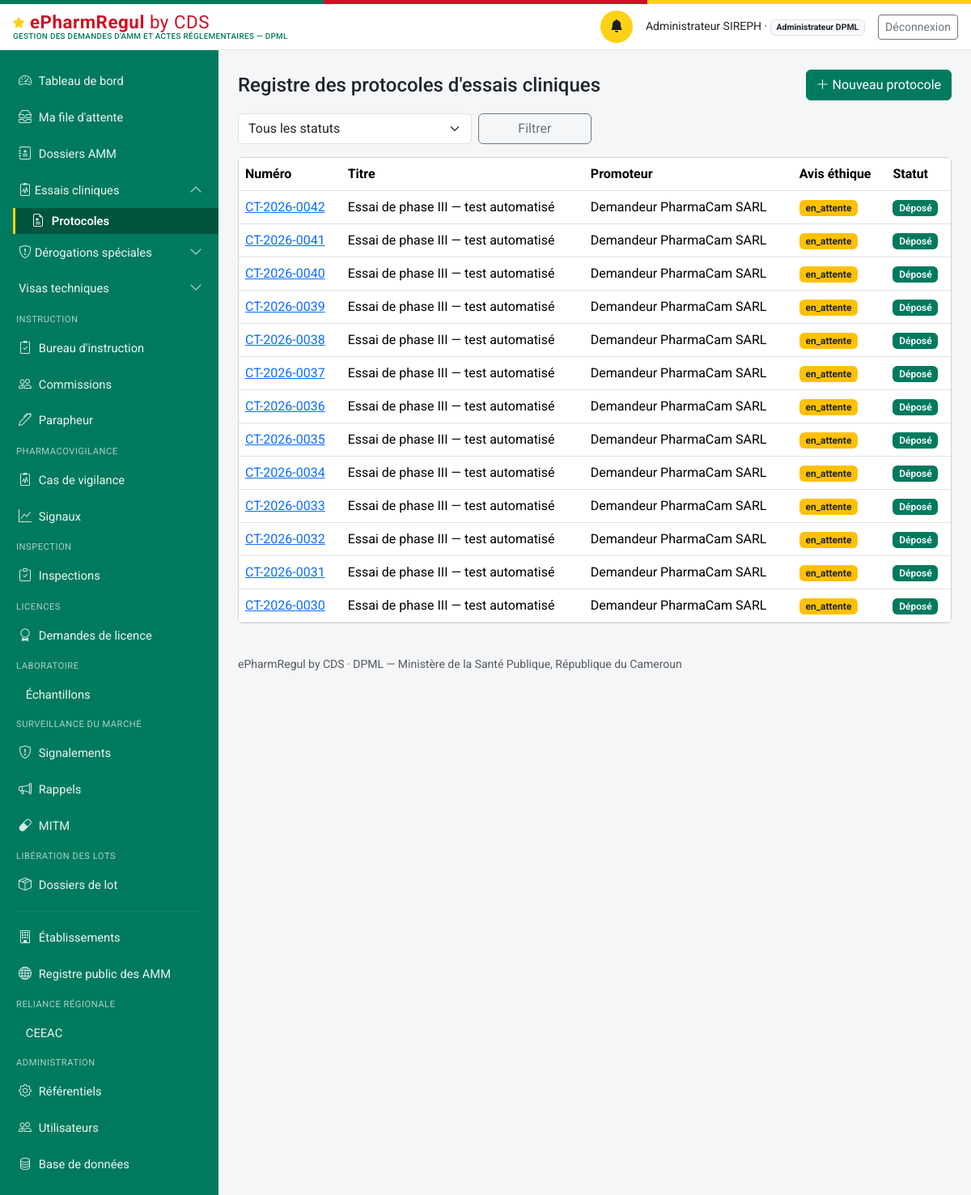
/protocoles (signed in), run on an earlier commit of the app's database.
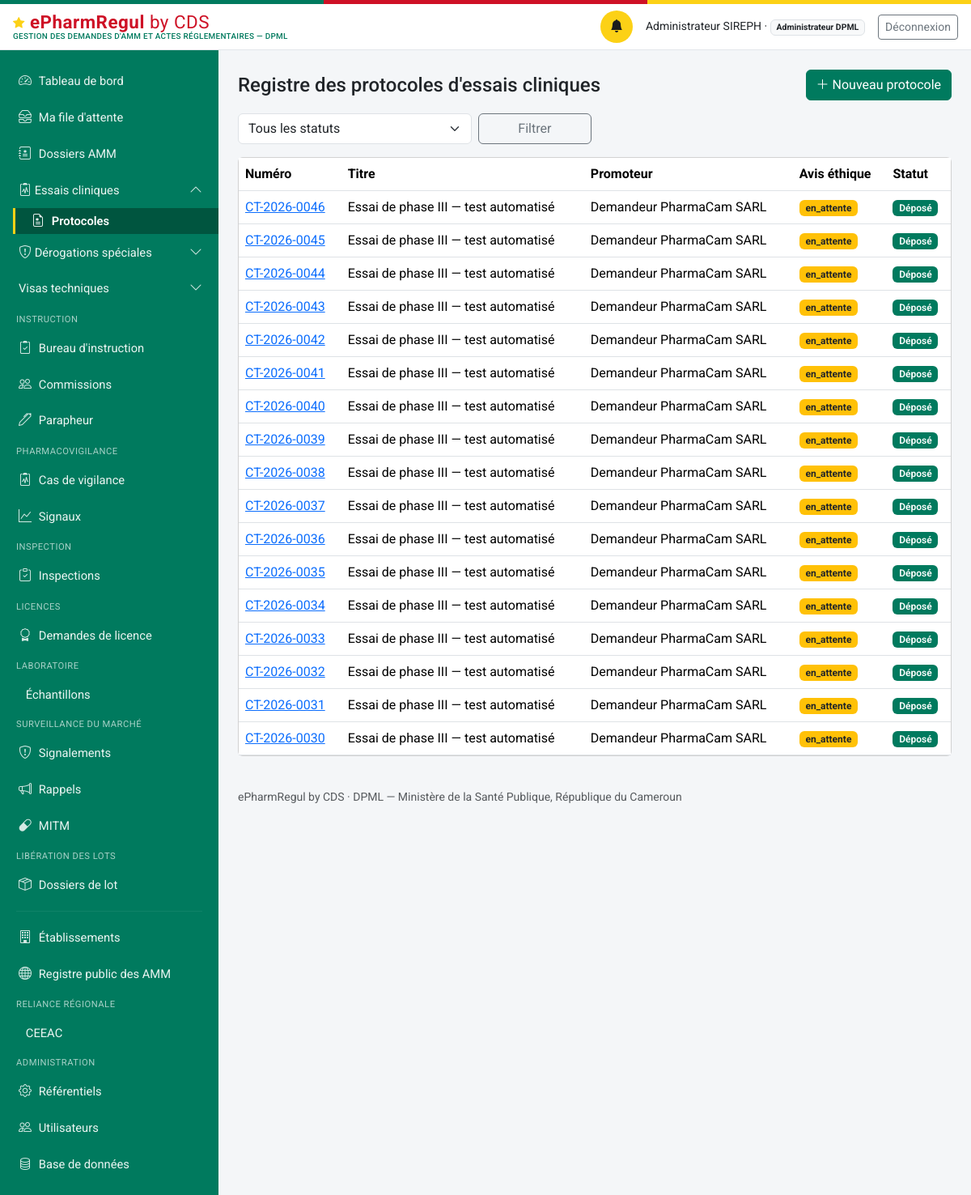
And on a later commit of the database.
### models.py (models this page shows, shortened)
class ProtocoleEssaiClinique(db.Model):
    id = db.Column(db.Integer, primary_key=True)
    numero = db.Column(db.String(30), unique=True, nullable=False)  # CT-{annee}-{seq4}
    titre = db.Column(db.String(300), nullable=False)
    promoteur_id = db.Column(db.Integer, db.ForeignKey("personne.id"), nullable=False)
    produit_etudie_id = db.Column(db.Integer, db.ForeignKey("produit.id"), nullable=True)
    reference_comite_ethique = db.Column(db.String(150), nullable=True)
    statut_avis_ethique = db.Column(db.String(20), nullable=False, default="en_attente")
    statut = db.Column(db.String(30), nullable=False, default="depose")
    motif_decision = db.Column(db.Text, nullable=True)
    date_depot = db.Column(db.DateTime, nullable=True)
    date_decision = db.Column(db.DateTime, nullable=True)
    date_validite = db.Column(db.Date, nullable=True)
    date_limite_reponse_complement = db.Column(db.DateTime, nullable=True)
    amendements_json = db.Column(db.Text, default="[]")
    rapports_etape_json = db.Column(db.Text, default="[]")
    date_creation = db.Column(db.DateTime, default=datetime.utcnow)
    date_maj = db.Column(db.DateTime, default=datetime.utcnow, onupdate=datetime.utcnow)
    promoteur = db.relationship("Personne", foreign_keys=[promoteur_id])
    produit_etudie = db.relationship("Produit", foreign_keys=[produit_etudie_id])
    sites_investigation = db.relationship("Etablissement", secondary="protocole_site", lazy="subquery")
    @property
    def amendements(self):
        return json.loads(self.amendements_json or "[]")
    @property
    def rapports_etape(self):
        return json.loads(self.rapports_etape_json or "[]")

class Personne(db.Model):
    id = db.Column(db.Integer, primary_key=True)
    nom_complet = db.Column(db.String(200), nullable=False)
    email = db.Column(db.String(150), unique=True, nullable=False)  # identifiant de connexion
    password_hash = db.Column(db.String(255), nullable=False)
    role_systeme = db.Column(db.String(50), nullable=False)
    etablissement_rattachement_id = db.Column(db.Integer, db.ForeignKey("etablissement.id"), nullable=True)
    contact = db.Column(db.String(200))
    statut_compte = db.Column(db.String(20), nullable=False, default="actif")
    date_creation = db.Column(db.DateTime, default=datetime.utcnow)
    etablissement = db.relationship("Etablissement", foreign_keys=[etablissement_rattachement_id])
    @property
    def role_label(self):
        from permissions import ROLES
        return ROLES.get(self.role_systeme, self.role_systeme)
    @property
    def niveau(self):
        from permissions import niveau
        return niveau(self)
    @property
    def est_externe(self):
        from permissions import est_externe
        return est_externe(self.role_systeme)

### routes_ct.py (the view)
@ct_bp.route("/protocoles")
@login_required
def registre():
    executer_verifications_delais_ct()
    u = current_user()
    q = ProtocoleEssaiClinique.query
    if u.role_systeme in ("demandeur_externe", "promoteur_essai"):
        import espace_industriel as esp
        q = q.filter(ProtocoleEssaiClinique.promoteur_id.in_(
            esp.personnes_de_la_societe(u)))
    elif u.role_systeme not in ROLES_CT_INTERNES:
        abort(403)
    statut = request.args.get("statut", "")
    if statut:
        q = q.filter_by(statut=statut)
    protocoles = q.order_by(ProtocoleEssaiClinique.date_creation.desc()).all()
    return render_template("essais_cliniques/registre.html", protocoles=protocoles, statut=statut)

### auth.py (called while the page is built)
def current_user():
    uid = session.get("user_id")
    if not uid:
        return None
    return db.session.get(Personne, uid)

def login_required(view):
    @wraps(view)
    def wrapped(*a, **kw):
        if not current_user():
            return redirect(url_for("login", next=request.path))
        return view(*a, **kw)
    return wrapped

### delais.py (called while the page is built, shortened)
def get_parametre(module, cle, default=None):
    p = ParametreModule.query.filter_by(module=module, cle=cle).first()
    return p.valeur if p else default

def executer_verifications_delais_ct():
    from workflow_ct import cloturer_si_delai_depasse
    from models import ProtocoleEssaiClinique
    for protocole in ProtocoleEssaiClinique.query.filter_by(statut="complement_requis").all():
        cloturer_si_delai_depasse(protocole)
    rappel_jours = int(get_parametre("CT", "rappel_rapport_etape_j_avant", default=15))
    db.session.commit()

### matrice_acces.py (called while the page is built)
def profil(utilisateur):
    if utilisateur is None:
        return None
    return PROFILS_DEMANDEUR.get(utilisateur.role_systeme)

def acte_concerne(utilisateur, code_acte):
    fiche = profil(utilisateur)
    if fiche is None:
        return True
    return code_acte in fiche["actes"]

### templates/essais_cliniques/registre.html (shortened to what this page needs)
{% extends "base.html" %}
{% block content %}
<div class="d-flex justify-content-between align-items-center mb-3">
  <h4 class="mb-0">Registre des protocoles d'essais cliniques</h4>
  {% if current_user.role_systeme in ("demandeur_externe", "administrateur_dpml") %}
  <a href="{{ url_for('ct.nouveau') }}" class="btn btn-primary"><i class="bi bi-plus-lg"></i> Nouveau protocole</a>
  {% endif %}
</div>
<form method="get" class="row g-2 mb-3" role="search">
  <div class="col-md-4">
    <select class="form-select" id="statut" name="statut">
      <option value="">Tous les statuts</option>
    </select>
  </div>
  <div class="col-md-2"><button class="btn btn-outline-secondary w-100">Filtrer</button></div>
</form>
<div class="card">
  <div class="table-responsive">
    <table class="table table-hover align-middle mb-0">
      <thead><tr><th>Numéro</th><th>Titre</th><th>Promoteur</th><th>Avis éthique</th><th>Statut</th></tr></thead>
      <tbody>
        {% for p in protocoles %}
        <tr>
          <td><a href="{{ url_for('ct.fiche', id=p.id) }}">{{ p.numero }}</a></td>
          <td>{{ p.titre }}</td>
          <td>{{ p.promoteur.nom_complet }}</td>
          <td><span class="badge {{ 'bg-success' if p.statut_avis_ethique == 'favorable' else ('bg-danger' if p.statut_avis_ethique == 'defavorable' else 'bg-warning text-dark') }}">
            {{ p.statut_avis_ethique }}</span></td>
          <td><span class="badge bg-primary badge-statut">{{ STATUTS_CT.get(p.statut, p.statut) }}</span></td>
        </tr>
        {% else %}
        <tr><td colspan="5" class="text-center text-muted py-4">Aucun résultat ne correspond à ces critères.</td></tr>
        {% endfor %}
      </tbody>
    </table>
  </div>
</div>
{% endblock %}

### templates/base.html (shortened to what the changed rows need)
<!doctype html>
<html lang="fr">
<head>
<link href="https://cdn.jsdelivr.net/npm/bootstrap@5.3.3/dist/css/bootstrap.min.css" rel="stylesheet">
<link href="https://cdn.jsdelivr.net/npm/bootstrap-icons@1.11.3/font/bootstrap-icons.css" rel="stylesheet">
<link href="{{ url_for('static', filename='css/style.css') }}" rel="stylesheet">
</head>
<body>
<div class="sireph-layout">
  {% if current_user %}
  <nav id="sireph-sidebar" class="offcanvas-lg offcanvas-start sireph-sidebar" tabindex="-1"
       aria-label="Navigation principale">
    <div class="offcanvas-body d-flex flex-column p-0">
      <ul class="nav nav-pills flex-column">
        {% for e in menu %}
        {% if e.enfants %}
        <li class="nav-item">
          <a class="nav-link d-flex align-items-center justify-content-between
                    {{ 'active' if e.actif }} {{ 'disabled text-secondary' if not e.accessible }}"
             {% if e.accessible %}
             data-bs-toggle="collapse" href="#groupe-{{ e.code }}" role="button"
             aria-expanded="{{ 'true' if e.ouvert else 'false' }}"
             aria-controls="groupe-{{ e.code }}"
             {% else %}
             href="#" tabindex="-1" aria-disabled="true"
             title="{{ e.motif }}" data-bs-toggle="tooltip"
             onclick="return false;"
             {% endif %}>
            <span><i class="bi {{ e.icone }}"></i> {{ e.libelle }}</span>
            {% if e.accessible %}
            <i class="bi bi-chevron-down small sireph-chevron"></i>
            {% else %}
            <i class="bi bi-slash-circle small" aria-hidden="true"></i>
            {% endif %}
          </a>
          {% if e.accessible %}
          <div class="collapse {{ 'show' if e.ouvert }}" id="groupe-{{ e.code }}">
            <ul class="nav nav-pills flex-column">
              {% for f in e.enfants %}
              <li class="nav-item ps-3">
                <a class="nav-link py-1 small
                          {{ 'active' if f.actif }}
                          {{ 'disabled text-secondary' if not f.accessible }}"
                   {% if f.accessible %}href="{{ f.href }}"
                   {% else %}href="#" tabindex="-1" aria-disabled="true"
                   title="{{ f.motif }}" data-bs-toggle="tooltip"
                   onclick="return false;"{% endif %}>
                  <i class="bi {{ f.icone }}"></i> {{ f.libelle }}
                </a>
              </li>
              {% endfor %}
            </ul>
          </div>
          {% endif %}
        </li>
        {% else %}
        <li class="nav-item">
          <a class="nav-link {{ 'active' if e.actif }}
                    {{ 'disabled text-secondary' if not e.accessible }}"
             {% if e.accessible %}href="{{ e.href }}"
             {% else %}href="#" tabindex="-1" aria-disabled="true"
             title="{{ e.motif }}" data-bs-toggle="tooltip"
             onclick="return false;"{% endif %}>
            <i class="bi {{ e.icone }}"></i> {{ e.libelle }}
          </a>
        </li>
        {% endif %}
        {% endfor %}
      </ul>
    </div>
  </nav>
  {% endif %}
  <main id="contenu-principal" class="sireph-content">
    {% block content %}{% endblock %}
  </main>
</div>
</body>
</html>

What changed in the data, as far as the page shows it:
added ProtocoleEssaiClinique: numero "CT-2026-0046", titre "Essai de phase III — test automatisé", promoteur.nom_complet "Demandeur PharmaCam SARL", statut_avis_ethique "en_attente", get "Déposé"
added ProtocoleEssaiClinique: numero "CT-2026-0045", titre "Essai de phase III — test automatisé", promoteur.nom_complet "Demandeur PharmaCam SARL", statut_avis_ethique "en_attente", get "Déposé"
added ProtocoleEssaiClinique: numero "CT-2026-0044", titre "Essai de phase III — test automatisé", promoteur.nom_complet "Demandeur PharmaCam SARL", statut_avis_ethique "en_attente", get "Déposé"
added ProtocoleEssaiClinique: numero "CT-2026-0043", titre "Essai de phase III — test automatisé", promoteur.nom_complet "Demandeur PharmaCam SARL", statut_avis_ethique "en_attente", get "Déposé"
